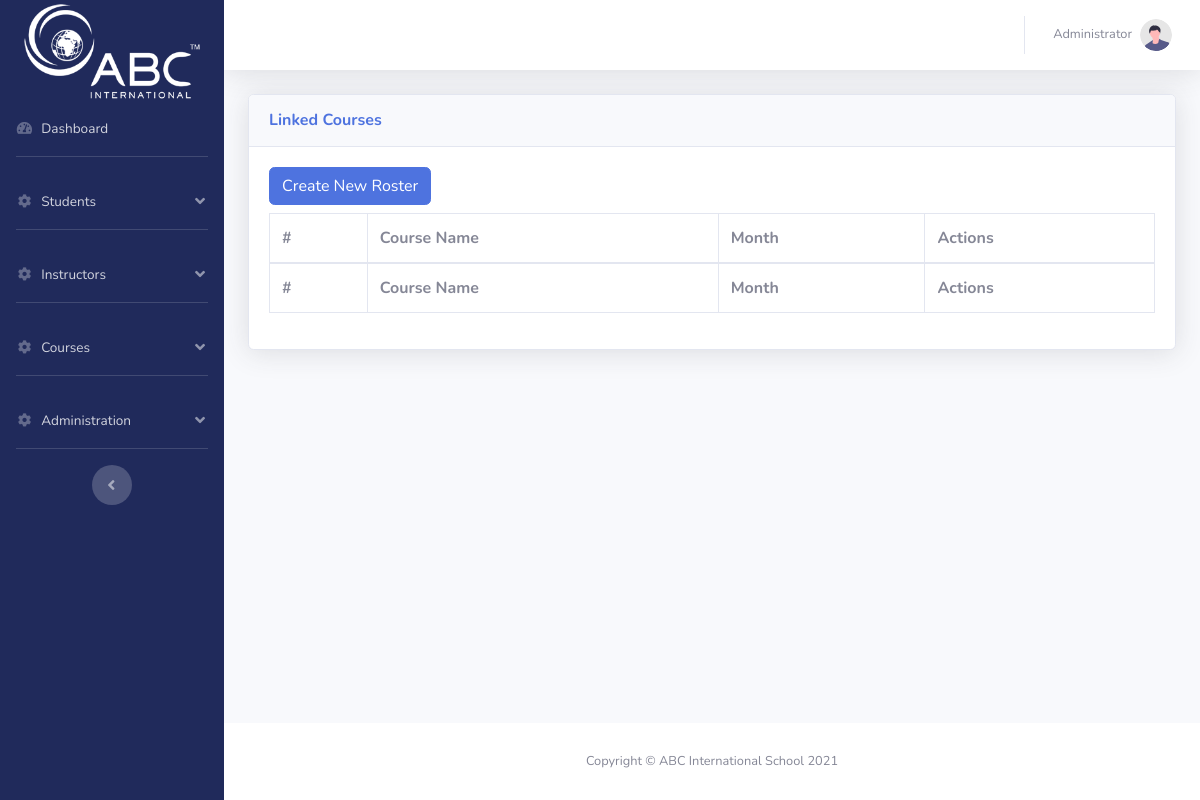
Page /admin_linked_courses.php on the earlier database version.
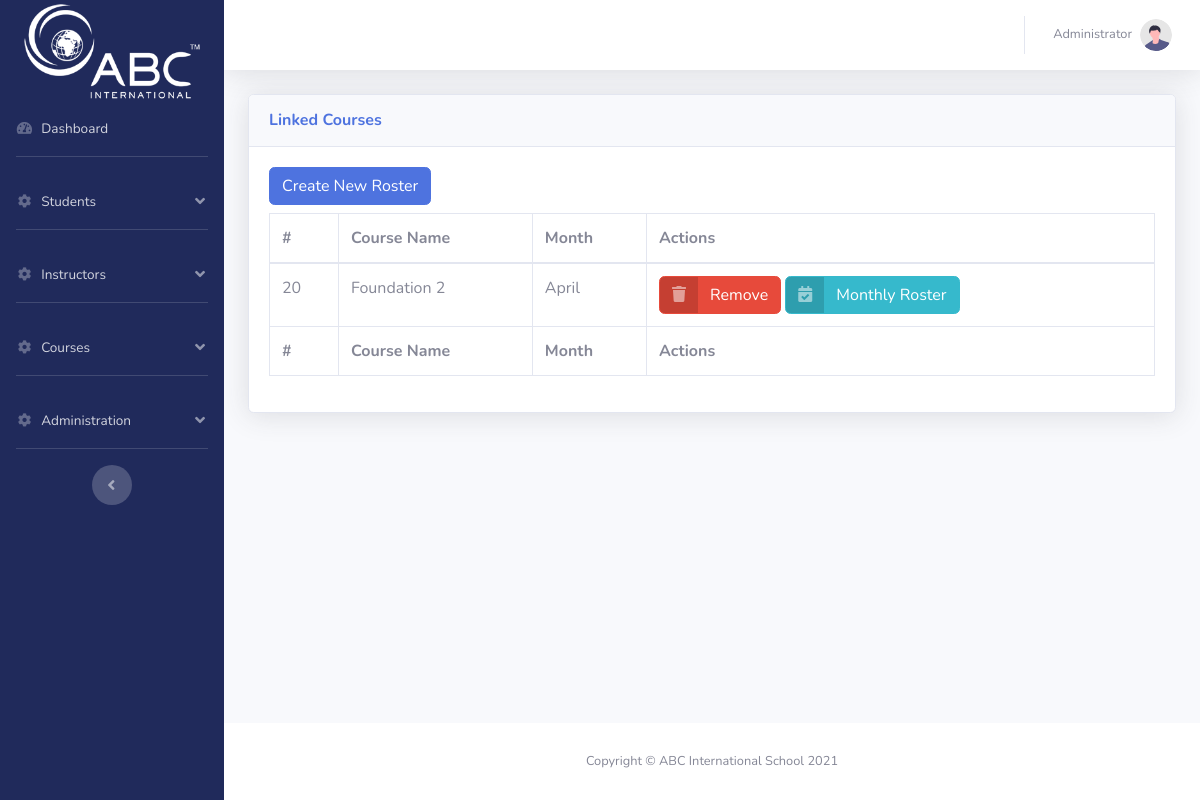
Same page on the later database version.
### tables this page shows
CREATE TABLE `roster` (
  `id` int(11) NOT NULL,
  `month` varchar(1000) NOT NULL,
  `course_id` int(11) NOT NULL
);

CREATE TABLE `courses` (
  `id` int(11) NOT NULL,
  `course_name` varchar(1000) NOT NULL
);

### admin_linked_courses.php (the view, shortened to what this page needs)
<?php
require 'parts/app.php';
?>
<!DOCTYPE html>
<html lang="en">
<?php
require 'parts/head.php';
?>
<body id="page-top">
    <div id="wrapper">
        <?php require 'parts/side_bar.php'; ?>
        <div id="content-wrapper" class="d-flex flex-column">
            <div id="content">
                <?php require 'parts/top_bar.php'; ?>
                <div class="container-fluid">
                    <div class="card shadow mb-4">
                        <div class="card-header py-3">
                            <h6 class="m-0 font-weight-bold text-primary">Linked Courses</h6>
                        </div>
                        <div class="card-body">
                            <button type="button" name="add_course" class="btn btn-primary mb-2" data-toggle="modal" data-target="#myModal">Create New Roster</button>
                            <div class="table-responsive">
                                <table class="table table-bordered" id="dataTable" width="100%" cellspacing="0">
                                    <thead>
                                    <tr>
                                        <th>#</th>
                                        <th>Course Name</th>
                                        <th>Month</th>
                                        <th>Actions</th>
                                    </tr>
                                    </thead>
                                    <tfoot>
                                    <tr>
                                        <th>#</th>
                                        <th>Course Name</th>
                                        <th>Month</th>
                                        <th>Actions</th>
                                    </tr>
                                    </tfoot>
                                    <tbody>
                                    <?php
                                    $sql = "SELECT * FROM roster";
                                    $res = mysqli_query($con, $sql);
                                    if(mysqli_num_rows($res)){
                                        while($row = mysqli_fetch_array($res)){
                                            $cID = $row["course_id"];
                                            $mnth = $row["month"];
                                            $linkID = $row["id"];
                                            $s = "SELECT * FROM courses WHERE id=$cID";
                                            $r = mysqli_query($con, $s);
                                            $ro = mysqli_fetch_array($r);
                                            $course_name = $ro["course_name"];
                                            ?>
                                            <tr>
                                                <td><?php echo $row["id"]; ?></td>
                                                <td><?php echo $course_name; ?></td>
                                                <td><?php echo $mnth; ?></td>
                                                <td>
                                                    <a href="admin_linked_courses.php?unlink=<?php echo $linkID; ?>" class="btn btn-danger btn-icon-split">
                                                        <span class="icon text-white-50">
                                                            <i class="fas fa-trash"></i>
                                                        </span>
                                                        <span class="text">Remove</span>
                                                    </a>
                                                    <a href="admin_show_roster.php?id=<?php echo $linkID; ?>" class="btn btn-info btn-icon-split">
                                                        <span class="icon text-white-50">
                                                            <i class="fas fa-calendar-check"></i>
                                                        </span>
                                                        <span class="text">Monthly Roster</span>
                                                    </a>
                                                </td>
                                            </tr>
                                    <?php
                                        }
                                    }
                                    ?>
                                    </tbody>
                                </table>
                            </div>
                        </div>
                    </div>
                </div>
            </div>
            <?php require 'parts/footer.php'; ?>
        </div>
    </div>
</body>
</html>

### parts/head.php (shortened to what this page needs)
<head>
    <link href="vendor/fontawesome-free/css/all.min.css" rel="stylesheet" type="text/css">
    <link href="css/custom.css?v=<?php echo rand(); ?>" rel="stylesheet" type="text/css">
    <link href="css/sb-admin-2.min.css?v=<?php echo rand(); ?>" rel="stylesheet">
</head>

### parts/side_bar.php (shortened to what this page needs)
<ul class="navbar-nav bg-gradient-primary sidebar sidebar-dark accordion" id="accordionSidebar">
    <a class="sidebar-brand d-flex align-items-center justify-content-center" href="admin_dashboard.php" style="height: 100px;">
        <img src="img/logo.png" alt="" style="width: 100%">
    </a>
    <li class="nav-item">
        <a class="nav-link" href="admin_dashboard.php">
            <i class="fas fa-fw fa-tachometer-alt"></i>
            <span>Dashboard</span></a>
    </li>
    <hr class="sidebar-divider">
    <li class="nav-item">
        <a class="nav-link" href="#" data-toggle="collapse" data-target="#collapse1" aria-expanded="true"
           aria-controls="collapse1">
            <i class="fas fa-fw fa-cog"></i>
            <span>Students</span>
        </a>
    </li>
    <hr class="sidebar-divider">
    <li class="nav-item">
        <a class="nav-link" href="#" data-toggle="collapse" data-target="#collapseTwo" aria-expanded="true"
           aria-controls="collapseTwo">
            <i class="fas fa-fw fa-cog"></i>
            <span>Instructors</span>
        </a>
    </li>
    <hr class="sidebar-divider">
    <li class="nav-item">
        <a class="nav-link" href="#" data-toggle="collapse" data-target="#collapse3" aria-expanded="true"
           aria-controls="collapse3">
            <i class="fas fa-fw fa-cog"></i>
            <span>Courses</span>
        </a>
    </li>
    <hr class="sidebar-divider">
    <li class="nav-item">
        <a class="nav-link" href="#" data-toggle="collapse" data-target="#collapse4" aria-expanded="true"
           aria-controls="collapse4">
            <i class="fas fa-fw fa-cog"></i>
            <span>Administration</span>
        </a>
    </li>
    <hr class="sidebar-divider d-none d-md-block">
    <div class="text-center d-none d-md-inline">
        <button class="rounded-circle border-0" id="sidebarToggle"></button>
    </div>
</ul>

### parts/top_bar.php (shortened to what this page needs)
<nav class="navbar navbar-expand navbar-light bg-white topbar mb-4 static-top shadow">
    <ul class="navbar-nav ml-auto">
        <li class="nav-item dropdown no-arrow">
            <a class="nav-link dropdown-toggle" href="#" id="userDropdown" role="button"
               data-toggle="dropdown" aria-haspopup="true" aria-expanded="false">
                <span class="mr-2 d-none d-lg-inline text-gray-600 small">Administrator</span>
                <img class="img-profile rounded-circle"
                     src="img/undraw_profile.svg">
            </a>
        </li>
    </ul>
</nav>

### parts/footer.php (shortened to what this page needs)
<footer class="sticky-footer bg-white">
    <div class="container my-auto">
        <div class="copyright text-center my-auto">
            <span>Copyright &copy; ABC International School 2021</span>
        </div>
    </div>
</footer>

Differences in the rows shown:
added roster: id "20", course.course_name "Foundation 2", month "April"
